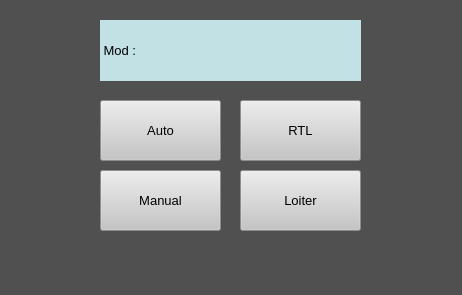
<?xml version="1.0" encoding="UTF-8"?>
<ui version="4.0">
 <class>mod_ekrani</class>
 <widget class="QMainWindow" name="mod_ekrani">
  <property name="geometry">
   <rect>
    <x>0</x>
    <y>0</y>
    <width>462</width>
    <height>295</height>
   </rect>
  </property>
  <property name="windowTitle">
   <string>Mod Ekranı</string>
  </property>
  <property name="windowIcon">
   <iconset resource="icons.qrc">
    <normaloff>:/icons/icons/azakSihaIcon.png</normaloff>:/icons/icons/azakSihaIcon.png</iconset>
  </property>
  <property name="styleSheet">
   <string notr="true">background-color: rgb(80, 80, 80);</string>
  </property>
  <widget class="QWidget" name="centralwidget">
   <widget class="QLabel" name="mod_durumu">
    <property name="geometry">
     <rect>
      <x>100</x>
      <y>20</y>
      <width>261</width>
      <height>61</height>
     </rect>
    </property>
    <property name="font">
     <font>
      <pointsize>10</pointsize>
     </font>
    </property>
    <property name="styleSheet">
     <string notr="true">background-color: rgb(255, 255, 255);
background-color: rgb(193, 225, 229);</string>
    </property>
    <property name="text">
     <string> Mod : </string>
    </property>
   </widget>
   <widget class="QPushButton" name="auto_buton">
    <property name="geometry">
     <rect>
      <x>100</x>
      <y>100</y>
      <width>121</width>
      <height>61</height>
     </rect>
    </property>
    <property name="font">
     <font>
      <pointsize>10</pointsize>
     </font>
    </property>
    <property name="styleSheet">
     <string notr="true">background-color: rgb(197, 197, 197);
color: rgb(0, 0, 0);</string>
    </property>
    <property name="text">
     <string>Auto</string>
    </property>
   </widget>
   <widget class="QPushButton" name="loiter_buton">
    <property name="geometry">
     <rect>
      <x>240</x>
      <y>170</y>
      <width>121</width>
      <height>61</height>
     </rect>
    </property>
    <property name="font">
     <font>
      <pointsize>10</pointsize>
     </font>
    </property>
    <property name="styleSheet">
     <string notr="true">background-color: rgb(197, 197, 197);
color: rgb(0, 0, 0);</string>
    </property>
    <property name="text">
     <string>Loiter</string>
    </property>
   </widget>
   <widget class="QPushButton" name="rtl_buton">
    <property name="geometry">
     <rect>
      <x>240</x>
      <y>100</y>
      <width>121</width>
      <height>61</height>
     </rect>
    </property>
    <property name="font">
     <font>
      <pointsize>10</pointsize>
     </font>
    </property>
    <property name="styleSheet">
     <string notr="true">background-color: rgb(197, 197, 197);
color: rgb(0, 0, 0);</string>
    </property>
    <property name="text">
     <string>RTL</string>
    </property>
   </widget>
   <widget class="QPushButton" name="manual_buton">
    <property name="geometry">
     <rect>
      <x>100</x>
      <y>170</y>
      <width>121</width>
      <height>61</height>
     </rect>
    </property>
    <property name="font">
     <font>
      <pointsize>10</pointsize>
     </font>
    </property>
    <property name="styleSheet">
     <string notr="true">background-color: rgb(197, 197, 197);
color: rgb(0, 0, 0);</string>
    </property>
    <property name="text">
     <string>Manual</string>
    </property>
   </widget>
  </widget>
 </widget>
 <resources>
  <include location="icons.qrc"/>
 </resources>
 <connections/>
</ui>
